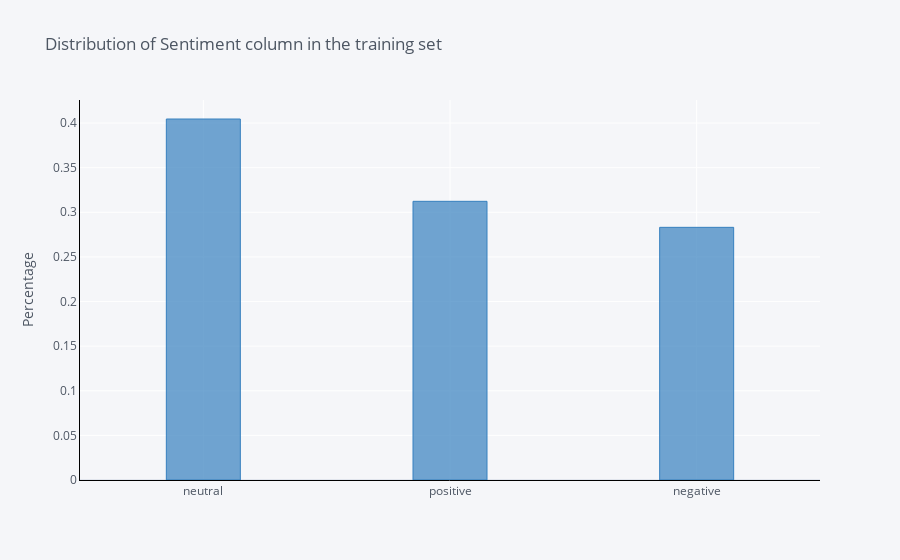

Source (notebook cell):
### Markdown cell above
About 40 percent tweets are neutral, followed by 31 percent being positive and 28 percent being negative. The distribution is similar for both `train` and `test` data.

### Code cell
train['sentiment'].value_counts(normalize=True).iplot(kind='bar',
                                                      yTitle='Percentage', 
                                                      linecolor='black', 
                                                      opacity=0.7,
                                                      color='blue',
                                                      theme='pearl',
                                                      bargap=0.7,
                                                      gridcolor='white',
                                                     
                                                      title='Distribution of Sentiment column in the training set')

### Figure 1 — Plotly figure (JSON) as saved in the notebook; plotly's stock layout.template omitted (floating-point values rounded to 4 significant figures)
{"data": [{"marker": {"color": "rgba(55, 128, 191, 0.7)", "line": {"color": "rgba(55, 128, 191, 1.0)", "width": 1}}, "name": "sentiment", "orientation": "v", "text": "", "x": ["neutral", "positive", "negative"], "y": [0.4045, 0.3123, 0.2832], "type": "bar"}], "layout": {"bargap": 0.7, "legend": {"bgcolor": "#F5F6F9", "font": {"color": "#4D5663"}}, "paper_bgcolor": "#F5F6F9", "plot_bgcolor": "#F5F6F9", "title": {"font": {"color": "#4D5663"}, "text": "Distribution of Sentiment column in the training set"}, "xaxis": {"gridcolor": "white", "linecolor": "black", "showgrid": true, "tickfont": {"color": "#4D5663"}, "title": {"font": {"color": "#4D5663"}, "text": ""}, "zerolinecolor": "#E1E5ED", "type": "category", "range": [-0.5, 2.5], "autorange": true}, "yaxis": {"gridcolor": "white", "linecolor": "black", "showgrid": true, "tickfont": {"color": "#4D5663"}, "title": {"font": {"color": "#4D5663"}, "text": "Percentage"}, "zerolinecolor": "#E1E5ED", "type": "linear", "range": [0, 0.4258], "autorange": true}, "autosize": true}}
